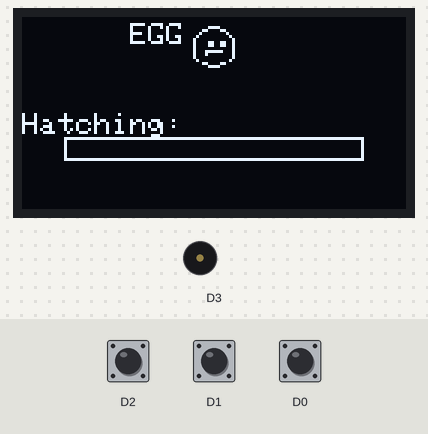
The sketch below on a simulated ESP8266 (NodeMCU). Parts: 128×64 one-colour display, buzzer (waves = sounding). The inputs (shaded band) are chosen by the test bench; at power-on: D2 HIGH, D1 HIGH, D0 HIGH.

Above: at 2.0 s.
2.1 s: D2 pulled LOW for 1 s
At 3.09 s:
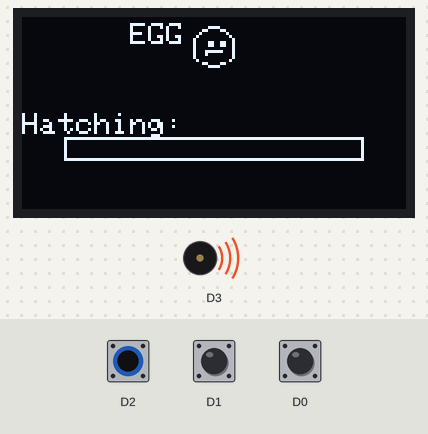
4.7 s: D1 pulled LOW for 0.15 s
At 6.3 s:
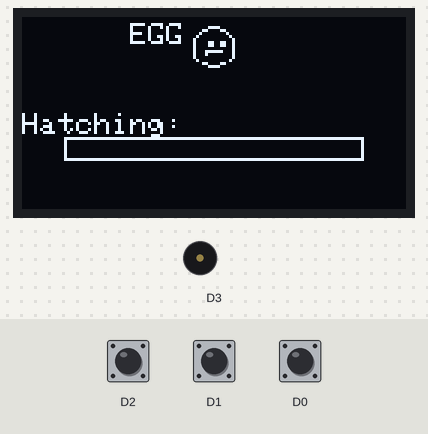
7.8 s: D0 pulled LOW for 3.2 s
At 16.1 s:
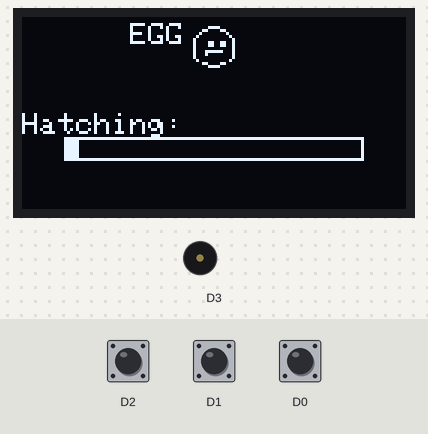
Timing chart, 0 to 17.6 s (numbered marks = the images above; inputs shaded):
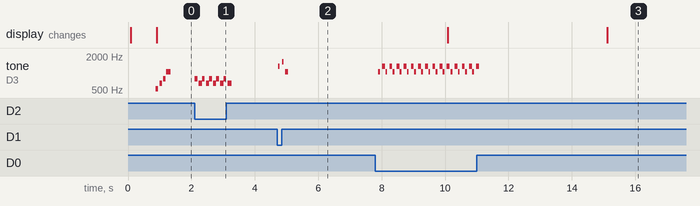

Measured:
- after the input at 2.1 s, tone on D3: silent → 784 Hz at once, then repeats every 0.23 s: silent 0.04 s, 659 Hz 0.10 s, 784 Hz 0.09 s, until it stays silent from 3.3 s
- after the input at 4.7 s, tone on D3: plays 1319 Hz for 0.05 s, 1568 Hz for 0.05 s, 1047 Hz for 0.09 s, starting at once
- after the input at 7.8 s, tone on D3: silent → 1047 Hz after 0.10 s, then repeats every 0.23 s: silent 0.07 s, 1319 Hz 0.09 s, silent 0.01 s, 1047 Hz 0.06 s, until it stays silent from 11.1 s
- by itself, tone on D3: plays 523 Hz for 0.08 s, 659 Hz for 0.08 s, 784 Hz for 0.08 s, 1047 Hz for 0.14 s

The sketch:

firmware.ino
```cpp
#include "config.h"
#include "pet.h"
#include "input.h"
#include "audio.h"
#include "renderer.h"

// ─── Input → action wiring ───────────────────────────────────────────────────
static void onButton(input::Button btn) {
    switch (btn) {
        case input::Button::A:
            pet::feed();
            audio::play(audio::Sound::FEED);
            break;
        case input::Button::B:
            pet::play();
            audio::play(audio::Sound::PLAY);
            break;
        case input::Button::C:
            pet::rest();
            audio::play(audio::Sound::REST);
            break;
    }
}

// ─── Critical-alert rate limiter ─────────────────────────────────────────────
static uint32_t s_lastAlertMs = 0;

static void checkCriticalAlert(const pet::Snapshot& snap) {
    bool critical = snap.vitals.hunger < Tuning::CRITICAL_THRESHOLD
                 || snap.vitals.joy    < Tuning::CRITICAL_THRESHOLD
                 || snap.vitals.energy < Tuning::CRITICAL_THRESHOLD;

    uint32_t now = millis();
    if (critical && now - s_lastAlertMs > Tuning::CRITICAL_ALERT_MS) {
        audio::play(audio::Sound::ALERT);
        s_lastAlertMs = now;
    }
}

// ─── Arduino entry points ─────────────────────────────────────────────────────
void setup() {
    input::init();
    audio::init();
    renderer::init();
    pet::init();

    input::onPress(onButton);
    pet::onChanged(renderer::markDirty);

    renderer::splash("Boing! Booting...", 800);
    audio::play(audio::Sound::BOOT);

    renderer::markDirty();
}

void loop() {
    input::poll();
    pet::tick(millis());
    audio::tick();

    pet::Snapshot snap = pet::snapshot();
    checkCriticalAlert(snap);
    renderer::frame(snap);

    delay(FRAME_MS);
}
```

audio.cpp
```cpp
#include "audio.h"
#include "config.h"

namespace audio {

struct Note { uint16_t freq; uint16_t durationMs; };
struct Melody { const Note* notes; uint8_t count; };

// freq=0 means silence (rest note)
static const Note NOTES_FEED[]  = { {1047, 60}, {1319, 90} };
static const Note NOTES_PLAY[]  = { {1319, 50}, {1568, 50}, {1047, 90} };
static const Note NOTES_REST[]  = { {784,  90}, {659, 130} };
static const Note NOTES_ALERT[] = { {523, 200}, {0,   100}, {523, 200} };
static const Note NOTES_BOOT[]  = { {523, 80}, {659, 80}, {784, 80}, {1047, 140} };

static const Melody MELODIES[] = {
    { NOTES_FEED,  2 },
    { NOTES_PLAY,  3 },
    { NOTES_REST,  2 },
    { NOTES_ALERT, 3 },
    { NOTES_BOOT,  4 },
};

static const Melody* s_active  = nullptr;
static uint8_t       s_noteIdx = 0;
static uint32_t      s_noteEnd = 0;

void init() {
    pinMode(HW::BUZZER, OUTPUT);
}

void play(Sound s) {
    s_active  = &MELODIES[static_cast<uint8_t>(s)];
    s_noteIdx = 0;
    s_noteEnd = 0; // force immediate start on next tick()
}

void tick() {
    if (!s_active) return;

    uint32_t now = millis();
    if (now < s_noteEnd) return;

    if (s_noteIdx >= s_active->count) {
        noTone(HW::BUZZER);
        s_active = nullptr;
        return;
    }

    const Note& n = s_active->notes[s_noteIdx++];
    if (n.freq > 0) {
        tone(HW::BUZZER, n.freq, n.durationMs);
    } else {
        noTone(HW::BUZZER);
    }
    s_noteEnd = now + n.durationMs;
}

} // namespace audio
```

audio.h
```cpp
#pragma once
#include <Arduino.h>

namespace audio {

enum class Sound : uint8_t { FEED, PLAY, REST, ALERT, BOOT };

void init();
void play(Sound s);
void tick(); // advance non-blocking melody sequencer; call every loop()

} // namespace audio
```

input.cpp
```cpp
#include "input.h"
#include "config.h"

namespace input {

static PressCallback s_callback  = nullptr;
static uint32_t      s_lastPress = 0;

struct ButtonDef { Button id; uint8_t pin; };
static const ButtonDef BUTTONS[] = {
    { Button::A, HW::BTN_A },
    { Button::B, HW::BTN_B },
    { Button::C, HW::BTN_C },
};

void init() {
    for (const auto& b : BUTTONS) {
        pinMode(b.pin, INPUT_PULLUP);
    }
}

void poll() {
    uint32_t now = millis();
    if (now - s_lastPress < Input::DEBOUNCE_MS) return;

    for (const auto& b : BUTTONS) {
        if (digitalRead(b.pin) == LOW) {
            s_lastPress = now;
            if (s_callback) s_callback(b.id);
            return; // one event per poll cycle
        }
    }
}

void onPress(PressCallback cb) { s_callback = cb; }

} // namespace input
```

input.h
```cpp
#pragma once
#include <Arduino.h>

namespace input {

enum class Button : uint8_t { A, B, C };

using PressCallback = void(*)(Button);

void init();
void poll();
void onPress(PressCallback cb);

} // namespace input
```

pet.cpp
```cpp
#include "pet.h"
#include "config.h"
#include <math.h>

namespace pet {

static Vitals         s_vitals;
static uint32_t       s_ageSecs   = 0;
static uint32_t       s_lastTick  = 0;
static ChangeCallback s_onChange  = nullptr;

static void clamp01(float& v) {
    if (v < 0.0f) v = 0.0f;
    if (v > 1.0f) v = 1.0f;
}

// Decay is fastest when a stat is already low — gives urgency to critical states.
static float decayDelta(float v) {
    return Tuning::DECAY_BASE * expf(Tuning::DECAY_EXPONENT * (1.0f - v));
}

static LifeStage stageFor(uint32_t age) {
    if (age < Tuning::JUVENILE_AGE_S) return LifeStage::HATCHLING;
    if (age < Tuning::ADULT_AGE_S)   return LifeStage::JUVENILE;
    if (age < Tuning::ELDER_AGE_S)   return LifeStage::ADULT;
    return LifeStage::ELDER;
}

static Mood moodFor(const Vitals& v) {
    if (v.energy < 0.15f) return Mood::SLEEPING;
    float w = v.hunger * Tuning::WELLNESS_HUNGER_W
            + v.joy    * Tuning::WELLNESS_JOY_W
            + v.energy * Tuning::WELLNESS_ENERGY_W;
    if (w >= 0.75f) return Mood::HAPPY;
    if (w >= 0.45f) return Mood::NEUTRAL;
    return Mood::SAD;
}

void init() {
    s_vitals    = { 0.80f, 0.80f, 0.80f };
    s_ageSecs   = 0;
    s_lastTick  = millis();
}

void tick(uint32_t nowMs) {
    if (nowMs - s_lastTick < Tuning::DECAY_INTERVAL_MS) return;
    s_lastTick  += Tuning::DECAY_INTERVAL_MS;
    s_ageSecs   += Tuning::DECAY_INTERVAL_MS / 1000;

    // Stats don't decay while still in the egg — pet hatches at full health.
    if (stageFor(s_ageSecs) != LifeStage::HATCHLING) {
        s_vitals.hunger -= decayDelta(s_vitals.hunger);
        s_vitals.joy    -= decayDelta(s_vitals.joy);
        s_vitals.energy -= decayDelta(s_vitals.energy);
        clamp01(s_vitals.hunger);
        clamp01(s_vitals.joy);
        clamp01(s_vitals.energy);
    }

    if (s_onChange) s_onChange();
}

void feed() {
    s_vitals.hunger += Tuning::FEED_DELTA;
    clamp01(s_vitals.hunger);
    if (s_onChange) s_onChange();
}

void play() {
    s_vitals.joy    += Tuning::PLAY_JOY_DELTA;
    s_vitals.energy -= Tuning::PLAY_ENERGY_COST;
    clamp01(s_vitals.joy);
    clamp01(s_vitals.energy);
    if (s_onChange) s_onChange();
}

void rest() {
    s_vitals.energy += Tuning::REST_DELTA;
    clamp01(s_vitals.energy);
    if (s_onChange) s_onChange();
}

Snapshot snapshot() {
    float w = s_vitals.hunger * Tuning::WELLNESS_HUNGER_W
            + s_vitals.joy    * Tuning::WELLNESS_JOY_W
            + s_vitals.energy * Tuning::WELLNESS_ENERGY_W;
    return { s_vitals, stageFor(s_ageSecs), moodFor(s_vitals), w, s_ageSecs };
}

void onChanged(ChangeCallback cb) { s_onChange = cb; }

} // namespace pet
```

pet.h
```cpp
#pragma once
#include <Arduino.h>

namespace pet {

// Ordered so that the integer value indexes SPRITE_TABLE rows/columns correctly.
enum class LifeStage : uint8_t { HATCHLING = 0, JUVENILE = 1, ADULT = 2, ELDER = 3 };
enum class Mood      : uint8_t { HAPPY = 0, NEUTRAL = 1, SAD = 2, SLEEPING = 3 };

struct Vitals {
    float hunger;   // [0, 1]
    float joy;      // [0, 1]
    float energy;   // [0, 1]
};

struct Snapshot {
    Vitals    vitals;
    LifeStage stage;
    Mood      mood;
    float     wellness; // weighted composite of vitals
    uint32_t  ageSecs;
};

using ChangeCallback = void(*)();

void     init();
void     tick(uint32_t nowMs);
void     feed();
void     play();
void     rest();
Snapshot snapshot();
void     onChanged(ChangeCallback cb);

} // namespace pet
```

renderer.cpp
```cpp
#include "renderer.h"
#include "config.h"
#include "sprites.h"
#include <Wire.h>
#include <Adafruit_GFX.h>
#include <Adafruit_SSD1306.h>

namespace renderer {

// All pixel coordinates in one place — no magic numbers in draw calls.
namespace Layout {
    static constexpr uint8_t SPRITE_X    = 56;
    static constexpr uint8_t SPRITE_Y    = 2;
    static constexpr uint8_t LABEL_X     = 0;
    static constexpr uint8_t BAR_X       = 24;
    static constexpr uint8_t BAR_W       = 100;
    static constexpr uint8_t BAR_H       = 6;
    static constexpr uint8_t ROW_HUNGER  = 24;
    static constexpr uint8_t ROW_JOY     = 34;
    static constexpr uint8_t ROW_ENERGY  = 44;
    static constexpr uint8_t ROW_HINTS   = 56;
    static constexpr uint8_t HATCH_BAR_X = 14;
    static constexpr uint8_t HATCH_BAR_Y = 40;
    static constexpr uint8_t HATCH_BAR_W = 100;
    static constexpr uint8_t HATCH_BAR_H = 8;
}

static Adafruit_SSD1306 s_display(Display::WIDTH, Display::HEIGHT, &Wire, -1);
static bool             s_dirty          = true;
static bool             s_lastBlinkState = false;

void init() {
    s_display.begin(SSD1306_SWITCHCAPVCC, HW::OLED_ADDR);
    s_display.setTextColor(SSD1306_WHITE);
    s_display.setTextSize(1);
    s_display.clearDisplay();
    s_display.display();
}

void splash(const char* msg, uint16_t durationMs) {
    s_display.clearDisplay();
    s_display.setCursor(0, 0);
    s_display.print(msg);
    s_display.display();
    delay(durationMs);
}

static void drawStatBar(uint8_t x, uint8_t y, float value) {
    uint8_t fill = static_cast<uint8_t>(value * Layout::BAR_W);
    s_display.drawRect(x, y, Layout::BAR_W, Layout::BAR_H, SSD1306_WHITE);
    if (fill > 0) {
        s_display.fillRect(x, y, fill, Layout::BAR_H, SSD1306_WHITE);
    }
}

static void renderHatchling(const pet::Snapshot& snap) {
    s_display.setCursor(36, 2);
    s_display.print("EGG");

    s_display.drawBitmap(Layout::SPRITE_X, Layout::SPRITE_Y,
                         spr_egg, SPR_W, SPR_H, SSD1306_WHITE);

    s_display.setCursor(0, 32);
    s_display.print("Hatching:");

    float progress = static_cast<float>(snap.ageSecs)
                   / static_cast<float>(Tuning::JUVENILE_AGE_S);
    if (progress > 1.0f) progress = 1.0f;

    uint8_t fill = static_cast<uint8_t>(progress * Layout::HATCH_BAR_W);
    s_display.drawRect(Layout::HATCH_BAR_X, Layout::HATCH_BAR_Y,
                       Layout::HATCH_BAR_W, Layout::HATCH_BAR_H, SSD1306_WHITE);
    if (fill > 0) {
        s_display.fillRect(Layout::HATCH_BAR_X, Layout::HATCH_BAR_Y,
                           fill, Layout::HATCH_BAR_H, SSD1306_WHITE);
    }
}

static void renderPet(const pet::Snapshot& snap, bool blinkHide) {
    uint8_t stageIdx = static_cast<uint8_t>(snap.stage);
    uint8_t moodIdx  = static_cast<uint8_t>(snap.mood);

    if (!blinkHide) {
        s_display.drawBitmap(Layout::SPRITE_X, Layout::SPRITE_Y,
                             SPRITE_TABLE[stageIdx][moodIdx],
                             SPR_W, SPR_H, SSD1306_WHITE);
    }

    s_display.setCursor(Layout::LABEL_X, Layout::ROW_HUNGER);
    s_display.print("HUN");
    drawStatBar(Layout::BAR_X, Layout::ROW_HUNGER, snap.vitals.hunger);

    s_display.setCursor(Layout::LABEL_X, Layout::ROW_JOY);
    s_display.print("JOY");
    drawStatBar(Layout::BAR_X, Layout::ROW_JOY, snap.vitals.joy);

    s_display.setCursor(Layout::LABEL_X, Layout::ROW_ENERGY);
    s_display.print("ENG");
    drawStatBar(Layout::BAR_X, Layout::ROW_ENERGY, snap.vitals.energy);

    // Elder overlay
    if (snap.stage == pet::LifeStage::ELDER) {
        s_display.setCursor(Display::WIDTH - 24, 2);
        s_display.print("zzz");
    }

    s_display.setCursor(0, Layout::ROW_HINTS);
    s_display.print("[A]Feed [B]Play [C]Rest");
}

void markDirty() { s_dirty = true; }

void frame(const pet::Snapshot& snap) {
    // Keep the dirty flag set while critical blinking is active.
    bool critical = snap.vitals.hunger < Tuning::CRITICAL_THRESHOLD
                 || snap.vitals.joy    < Tuning::CRITICAL_THRESHOLD
                 || snap.vitals.energy < Tuning::CRITICAL_THRESHOLD;

    if (critical) {
        bool blinkState = (millis() / 500) % 2 == 0;
        if (blinkState != s_lastBlinkState) {
            s_lastBlinkState = blinkState;
            s_dirty = true;
        }
    }

    if (!s_dirty) return;

    s_display.clearDisplay();

    if (snap.stage == pet::LifeStage::HATCHLING) {
        renderHatchling(snap);
    } else {
        bool blinkHide = critical && s_lastBlinkState;
        renderPet(snap, blinkHide);
    }

    s_display.display();
    s_dirty = false;
}

} // namespace renderer
```

renderer.h
```cpp
#pragma once
#include "pet.h"

namespace renderer {

void init();
void splash(const char* msg, uint16_t durationMs);
void frame(const pet::Snapshot& snap);
void markDirty();

} // namespace renderer
```

sprites.cpp
```cpp
#include "sprites.h"
#include <Arduino.h>

// ─── Egg (HATCHLING) ────────────────────────────────────────────────────────
// Oval shell narrowing at top; eyes inside; horizontal crack near equator.
// Bit layout: MSB of byte 0 = column 0 (leftmost pixel).
const uint8_t PROGMEM spr_egg[] = {
    0x00, 0x00,   // row  0
    0x03, 0xC0,   // row  1  cols 6-9
    0x0C, 0x30,   // row  2  cols 4-5, 10-11
    0x10, 0x08,   // row  3  cols 3, 12
    0x20, 0x04,   // row  4  cols 2, 13
    0x40, 0x02,   // row  5  cols 1, 14
    0x43, 0x32,   // row  6  cols 1, 6-7, 10-11, 14  ← eyes
    0x43, 0x32,   // row  7  (same)
    0x40, 0x02,   // row  8
    0x47, 0xE2,   // row  9  cols 1, 5-10, 14        ← crack
    0x44, 0x02,   // row 10  cols 1, 5, 14           ← crack continues
    0x40, 0x02,   // row 11
    0x20, 0x04,   // row 12  cols 2, 13
    0x0C, 0x30,   // row 13  cols 4-5, 10-11
    0x03, 0xC0,   // row 14  cols 6-9
    0x00, 0x00,   // row 15
};

// ─── Juvenile sprites (original body shape) ─────────────────────────────────

const uint8_t PROGMEM spr_juv_happy[] = {
    0x00, 0x00,
    0x1F, 0xF8,
    0x20, 0x04,
    0x40, 0x02,
    0x4C, 0x32,   // eyes
    0x4C, 0x32,
    0x40, 0x02,
    0x40, 0x02,
    0x44, 0x22,   // happy mouth corners
    0x43, 0xC2,   // happy mouth arc
    0x40, 0x02,
    0x20, 0x04,
    0x1F, 0xF8,
    0x00, 0x00,
    0x00, 0x00,
    0x00, 0x00,
};

const uint8_t PROGMEM spr_juv_neutral[] = {
    0x00, 0x00,
    0x1F, 0xF8,
    0x20, 0x04,
    0x40, 0x02,
    0x4C, 0x32,
    0x4C, 0x32,
    0x40, 0x02,
    0x40, 0x02,
    0x47, 0xE2,   // straight mouth
    0x40, 0x02,
    0x40, 0x02,
    0x20, 0x04,
    0x1F, 0xF8,
    0x00, 0x00,
    0x00, 0x00,
    0x00, 0x00,
};

const uint8_t PROGMEM spr_juv_sad[] = {
    0x00, 0x00,
    0x1F, 0xF8,
    0x20, 0x04,
    0x40, 0x02,
    0x4C, 0x32,
    0x4C, 0x32,
    0x40, 0x02,
    0x40, 0x02,
    0x43, 0xC2,   // sad mouth top arc
    0x44, 0x22,   // sad mouth corners
    0x40, 0x02,
    0x20, 0x04,
    0x1F, 0xF8,
    0x00, 0x00,
    0x00, 0x00,
    0x00, 0x00,
};

const uint8_t PROGMEM spr_juv_sleep[] = {
    0x00, 0x00,
    0x1F, 0xF8,
    0x20, 0x04,
    0x40, 0x02,
    0x4F, 0x72,   // closed eyes (horizontal lines)
    0x40, 0x02,
    0x40, 0x02,
    0x40, 0x02,
    0x47, 0xE2,   // flat mouth
    0x40, 0x02,
    0x40, 0x02,
    0x20, 0x04,
    0x1F, 0xF8,
    0x00, 0x00,
    0x00, 0x00,
    0x00, 0x00,
};

// ─── Adult sprites (pointed ears + feet) ────────────────────────────────────
// Body top row becomes ears; bottom rows add two stubby feet.

const uint8_t PROGMEM spr_adu_happy[] = {
    0x06, 0x60,   // row  0  ears (cols 5-6, 9-10)
    0x1F, 0xF8,   // row  1  body top
    0x20, 0x04,   // row  2
    0x40, 0x02,   // row  3
    0x4C, 0x32,   // row  4  eyes
    0x4C, 0x32,   // row  5
    0x40, 0x02,   // row  6
    0x48, 0x12,   // row  7  happy mouth corners
    0x47, 0xE2,   // row  8  happy mouth arc
    0x40, 0x02,   // row  9
    0x3F, 0xFC,   // row 10  body bottom
    0x00, 0x00,   // row 11  gap
    0x30, 0x30,   // row 12  feet
    0x30, 0x30,   // row 13
    0x00, 0x00,
    0x00, 0x00,
};

const uint8_t PROGMEM spr_adu_neutral[] = {
    0x06, 0x60,
    0x1F, 0xF8,
    0x20, 0x04,
    0x40, 0x02,
    0x4C, 0x32,
    0x4C, 0x32,
    0x40, 0x02,
    0x4F, 0xF2,   // straight mouth
    0x40, 0x02,
    0x40, 0x02,
    0x3F, 0xFC,
    0x00, 0x00,
    0x30, 0x30,
    0x30, 0x30,
    0x00, 0x00,
    0x00, 0x00,
};

const uint8_t PROGMEM spr_adu_sad[] = {
    0x06, 0x60,
    0x1F, 0xF8,
    0x20, 0x04,
    0x40, 0x02,
    0x4C, 0x32,
    0x4C, 0x32,
    0x40, 0x02,
    0x47, 0xE2,   // sad mouth top
    0x48, 0x12,   // sad mouth corners
    0x40, 0x02,
    0x3F, 0xFC,
    0x00, 0x00,
    0x30, 0x30,
    0x30, 0x30,
    0x00, 0x00,
    0x00, 0x00,
};

const uint8_t PROGMEM spr_adu_sleep[] = {
    0x06, 0x60,
    0x1F, 0xF8,
    0x20, 0x04,
    0x40, 0x02,
    0x4E, 0x72,   // closed eyes (lines)
    0x40, 0x02,
    0x40, 0x02,
    0x4F, 0xF2,   // flat mouth
    0x40, 0x02,
    0x40, 0x02,
    0x3F, 0xFC,
    0x00, 0x00,
    0x30, 0x30,
    0x30, 0x30,
    0x00, 0x00,
    0x00, 0x00,
};

// ─── Lookup table [LifeStage][Mood] ─────────────────────────────────────────
const uint8_t* const SPRITE_TABLE[4][4] = {
    // HATCHLING — all moods show the egg
    { spr_egg, spr_egg, spr_egg, spr_egg },
    // JUVENILE
    { spr_juv_happy, spr_juv_neutral, spr_juv_sad, spr_juv_sleep },
    // ADULT
    { spr_adu_happy, spr_adu_neutral, spr_adu_sad, spr_adu_sleep },
    // ELDER — reuses adult sprites; renderer overlays "zzz" text
    { spr_adu_happy, spr_adu_neutral, spr_adu_sad, spr_adu_sleep },
};
```

sprites.h
```cpp
#pragma once
#include <Arduino.h>

static constexpr uint8_t SPR_W = 16;
static constexpr uint8_t SPR_H = 16;

extern const uint8_t spr_egg[];

extern const uint8_t spr_juv_happy[];
extern const uint8_t spr_juv_neutral[];
extern const uint8_t spr_juv_sad[];
extern const uint8_t spr_juv_sleep[];

extern const uint8_t spr_adu_happy[];
extern const uint8_t spr_adu_neutral[];
extern const uint8_t spr_adu_sad[];
extern const uint8_t spr_adu_sleep[];

// SPRITE_TABLE[LifeStage][Mood] — both enums ordered to match
extern const uint8_t* const SPRITE_TABLE[4][4];
```

Source omitted: config.h (1699 bytes)
